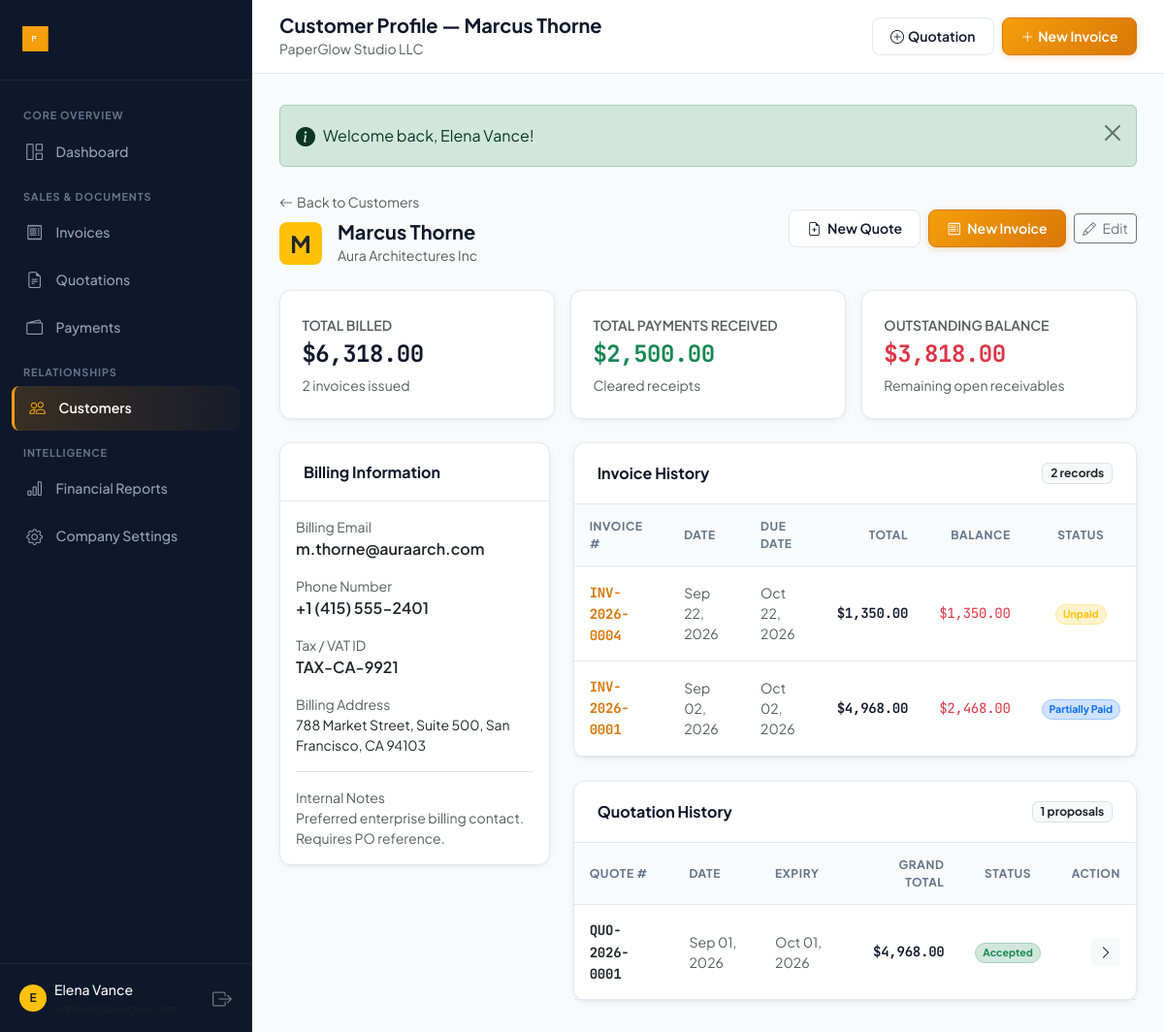
/customers/view.php?id=1 (signed in), run on the app's committed database.
### tables this page shows
CREATE TABLE `company_settings` (
  `id` INT UNSIGNED AUTO_INCREMENT PRIMARY KEY,
  `user_id` INT UNSIGNED NOT NULL,
  `company_name` VARCHAR(150) NOT NULL,
  `logo` VARCHAR(255) NULL,
  `address` TEXT NULL,
  `phone` VARCHAR(50) NULL,
  `email` VARCHAR(150) NULL,
  `website` VARCHAR(150) NULL,
  `tax_number` VARCHAR(50) NULL,
  `currency` VARCHAR(10) NOT NULL DEFAULT 'KES',
  `bank_name` VARCHAR(100) NULL,
  `bank_account_name` VARCHAR(150) NULL,
  `bank_account_number` VARCHAR(50) NULL,
  `bank_routing` VARCHAR(50) NULL,
  `bank_swift` VARCHAR(50) NULL,
  `mobile_money_name` VARCHAR(100) NULL,
  `mobile_money_number` VARCHAR(50) NULL,
  `default_invoice_terms` TEXT NULL,
  `default_quotation_terms` TEXT NULL,
  `created_at` TIMESTAMP NOT NULL DEFAULT CURRENT_TIMESTAMP,
  `updated_at` TIMESTAMP NOT NULL DEFAULT CURRENT_TIMESTAMP ON UPDATE CURRENT_TIMESTAMP,
  UNIQUE KEY `idx_company_user` (`user_id`),
  CONSTRAINT `fk_company_user` FOREIGN KEY (`user_id`) REFERENCES `users` (`id`) ON DELETE CASCADE
);

CREATE TABLE `customers` (
  `id` INT UNSIGNED AUTO_INCREMENT PRIMARY KEY,
  `user_id` INT UNSIGNED NOT NULL,
  `name` VARCHAR(150) NOT NULL,
  `company` VARCHAR(150) NULL,
  `email` VARCHAR(150) NULL,
  `phone` VARCHAR(50) NULL,
  `address` TEXT NULL,
  `tax_number` VARCHAR(50) NULL,
  `notes` TEXT NULL,
  `created_at` TIMESTAMP NOT NULL DEFAULT CURRENT_TIMESTAMP,
  `updated_at` TIMESTAMP NOT NULL DEFAULT CURRENT_TIMESTAMP ON UPDATE CURRENT_TIMESTAMP,
  KEY `idx_customers_user` (`user_id`),
  KEY `idx_customers_name` (`name`),
  KEY `idx_customers_email` (`email`),
  CONSTRAINT `fk_customers_user` FOREIGN KEY (`user_id`) REFERENCES `users` (`id`) ON DELETE CASCADE
);

CREATE TABLE `invoices` (
  `id` INT UNSIGNED AUTO_INCREMENT PRIMARY KEY,
  `user_id` INT UNSIGNED NOT NULL,
  `customer_id` INT UNSIGNED NOT NULL,
  `from_quotation_id` INT UNSIGNED NULL,
  `invoice_number` VARCHAR(50) NOT NULL,
  `invoice_date` DATE NOT NULL,
  `due_date` DATE NOT NULL,
  `status` ENUM('Draft', 'Unpaid', 'Partially Paid', 'Paid', 'Overdue', 'Cancelled') NOT NULL DEFAULT 'Draft',
  `subtotal` DECIMAL(12, 2) NOT NULL DEFAULT 0.00,
  `discount_total` DECIMAL(12, 2) NOT NULL DEFAULT 0.00,
  `tax_total` DECIMAL(12, 2) NOT NULL DEFAULT 0.00,
  `grand_total` DECIMAL(12, 2) NOT NULL DEFAULT 0.00,
  `paid_amount` DECIMAL(12, 2) NOT NULL DEFAULT 0.00,
  `balance` DECIMAL(12, 2) NOT NULL DEFAULT 0.00,
  `notes` TEXT NULL,
  `terms` TEXT NULL,
  `created_at` TIMESTAMP NOT NULL DEFAULT CURRENT_TIMESTAMP,
  `updated_at` TIMESTAMP NOT NULL DEFAULT CURRENT_TIMESTAMP ON UPDATE CURRENT_TIMESTAMP,
  UNIQUE KEY `idx_invoice_number` (`invoice_number`),
  KEY `idx_invoices_user` (`user_id`),
  KEY `idx_invoices_customer` (`customer_id`),
  KEY `idx_invoices_status` (`status`),
  KEY `idx_invoices_date` (`invoice_date`),
  KEY `idx_invoices_due` (`due_date`),
  CONSTRAINT `fk_invoices_user` FOREIGN KEY (`user_id`) REFERENCES `users` (`id`) ON DELETE CASCADE,
  CONSTRAINT `fk_invoices_customer` FOREIGN KEY (`customer_id`) REFERENCES `customers` (`id`) ON DELETE RESTRICT
);

CREATE TABLE `quotations` (
  `id` INT UNSIGNED AUTO_INCREMENT PRIMARY KEY,
  `user_id` INT UNSIGNED NOT NULL,
  `customer_id` INT UNSIGNED NOT NULL,
  `quotation_number` VARCHAR(50) NOT NULL,
  `quotation_date` DATE NOT NULL,
  `expiry_date` DATE NOT NULL,
  `status` ENUM('Draft', 'Sent', 'Accepted', 'Rejected', 'Expired') NOT NULL DEFAULT 'Draft',
  `subtotal` DECIMAL(12, 2) NOT NULL DEFAULT 0.00,
  `discount_total` DECIMAL(12, 2) NOT NULL DEFAULT 0.00,
  `tax_total` DECIMAL(12, 2) NOT NULL DEFAULT 0.00,
  `grand_total` DECIMAL(12, 2) NOT NULL DEFAULT 0.00,
  `converted_invoice_id` INT UNSIGNED NULL,
  `notes` TEXT NULL,
  `terms` TEXT NULL,
  `created_at` TIMESTAMP NOT NULL DEFAULT CURRENT_TIMESTAMP,
  `updated_at` TIMESTAMP NOT NULL DEFAULT CURRENT_TIMESTAMP ON UPDATE CURRENT_TIMESTAMP,
  UNIQUE KEY `idx_quotation_number` (`quotation_number`),
  KEY `idx_quotations_user` (`user_id`),
  KEY `idx_quotations_customer` (`customer_id`),
  KEY `idx_quotations_status` (`status`),
  KEY `idx_quotations_date` (`quotation_date`),
  CONSTRAINT `fk_quotations_user` FOREIGN KEY (`user_id`) REFERENCES `users` (`id`) ON DELETE CASCADE,
  CONSTRAINT `fk_quotations_customer` FOREIGN KEY (`customer_id`) REFERENCES `customers` (`id`) ON DELETE RESTRICT
);

### customers/view.php (the view, shortened to what the rows shown need)
<?php
require_once __DIR__ . '/../includes/auth.php';
$userId = getCurrentUserId();
$pdo = getDBConnection();
$customerId = (int)($_GET['id'] ?? 0);
$stmt = $pdo->prepare("SELECT * FROM customers WHERE id = ? AND user_id = ?");
$stmt->execute([$customerId, $userId]);
$customer = $stmt->fetch();
$stmtInv = $pdo->prepare("SELECT * FROM invoices WHERE customer_id = ? AND user_id = ? ORDER BY invoice_date DESC, id DESC");
$stmtInv->execute([$customerId, $userId]);
$invoices = $stmtInv->fetchAll();
$stmtQuo = $pdo->prepare("SELECT * FROM quotations WHERE customer_id = ? AND user_id = ? ORDER BY quotation_date DESC, id DESC");
$stmtQuo->execute([$customerId, $userId]);
$quotations = $stmtQuo->fetchAll();
$pageTitle = 'Customer Profile — ' . $customer['name'];
require_once __DIR__ . '/../includes/header.php';
?>
<div class="mb-4 d-flex flex-column flex-md-row align-items-md-center justify-content-between gap-3">
  <div>
    <div class="d-flex align-items-center gap-3">
      <div class="pg-stat-icon bg-warning text-dark fw-bold fs-4">
        <?= strtoupper(substr($customer['name'], 0, 1)) ?>
      </div>
      <div>
        <h2 class="h5 fw-bold text-slate-900 mb-0"><?= e($customer['name']) ?></h2>
        <span class="text-muted small"><?= e($customer['company'] ?: 'Individual Account') ?></span>
      </div>
    </div>
  </div>
</div>
<div class="row g-4">
  <div class="col-lg-4">
    <div class="pg-card mb-4">
      <div class="pg-card-body p-3">
        <div class="mb-3">
          <div class="text-muted small">Billing Email</div>
          <div class="fw-semibold text-dark"><?= e($customer['email'] ?: 'Not provided') ?></div>
        </div>
        <div class="mb-3">
          <div class="text-muted small">Phone Number</div>
          <div class="fw-semibold text-dark"><?= e($customer['phone'] ?: 'Not provided') ?></div>
        </div>
        <div class="mb-3">
          <div class="text-muted small">Tax / VAT ID</div>
          <div class="fw-semibold text-dark"><?= e($customer['tax_number'] ?: 'Not registered') ?></div>
        </div>
        <div class="mb-3">
          <div class="text-muted small">Billing Address</div>
          <div class="text-dark small whitespace-pre-line"><?= nl2br(e($customer['address'] ?: 'No address specified.')) ?></div>
        </div>
        <?php if (!empty($customer['notes'])): ?>
          <div class="pt-3 border-top">
            <div class="text-muted small">Internal Notes</div>
            <div class="text-muted small italic"><?= nl2br(e($customer['notes'])) ?></div>
          </div>
        <?php endif; ?>
      </div>
    </div>
  </div>
  <div class="col-lg-8">
    <div class="pg-card mb-4">
      <div class="table-responsive">
        <table class="table-pg">
          <thead>
            <tr>
              <th>Invoice #</th>
              <th>Date</th>
              <th>Due Date</th>
              <th class="text-end">Total</th>
              <th class="text-end">Balance</th>
              <th class="text-center">Status</th>
            </tr>
          </thead>
          <tbody>
            <?php if (empty($invoices)): ?>
              <tr>
                <td colspan="6" class="text-center py-4 text-muted small">No invoices billed to this customer yet.</td>
              </tr>
            <?php else: ?>
              <?php foreach ($invoices as $inv): ?>
                <tr>
                  <td>
                    <a href="/invoices/view.php?id=<?= (int)$inv['id'] ?>" class="fw-bold text-decoration-none mono-num" style="color: #d97706;">
                      <?= e($inv['invoice_number']) ?>
                    </a>
                  </td>
                  <td class="text-muted small"><?= e(date('M d, Y', strtotime($inv['invoice_date']))) ?></td>
                  <td class="text-muted small"><?= e(date('M d, Y', strtotime($inv['due_date']))) ?></td>
                  <td class="text-end fw-semibold mono-num"><?= formatCurrency($inv['grand_total'], $currency) ?></td>
                  <td class="text-end mono-num text-danger"><?= formatCurrency($inv['balance'], $currency) ?></td>
                  <td class="text-center"><?= getStatusBadge($inv['status']) ?></td>
                </tr>
              <?php endforeach; ?>
            <?php endif; ?>
          </tbody>
        </table>
      </div>
    </div>
    <div class="pg-card">
      <div class="table-responsive">
        <table class="table-pg">
          <thead>
            <tr>
              <th>Quote #</th>
              <th>Date</th>
              <th>Expiry</th>
              <th class="text-end">Grand Total</th>
              <th class="text-center">Status</th>
              <th class="text-end">Action</th>
            </tr>
          </thead>
          <tbody>
            <?php if (empty($quotations)): ?>
              <tr>
                <td colspan="6" class="text-center py-4 text-muted small">No quotations prepared for this customer yet.</td>
              </tr>
            <?php else: ?>
              <?php foreach ($quotations as $quo): ?>
                <tr>
                  <td>
                    <a href="/quotations/view.php?id=<?= (int)$quo['id'] ?>" class="fw-bold text-decoration-none mono-num text-dark">
                      <?= e($quo['quotation_number']) ?>
                    </a>
                  </td>
                  <td class="text-muted small"><?= e(date('M d, Y', strtotime($quo['quotation_date']))) ?></td>
                  <td class="text-muted small"><?= e(date('M d, Y', strtotime($quo['expiry_date']))) ?></td>
                  <td class="text-end fw-semibold mono-num"><?= formatCurrency($quo['grand_total'], $currency) ?></td>
                  <td class="text-center"><?= getStatusBadge($quo['status']) ?></td>
                  <td class="text-end">
                    <a href="/quotations/view.php?id=<?= (int)$quo['id'] ?>" class="btn btn-sm btn-light border-0">
                      <i class="bi bi-chevron-right"></i>
                    </a>
                  </td>
                </tr>
              <?php endforeach; ?>
            <?php endif; ?>
          </tbody>
        </table>
      </div>
    </div>
  </div>
</div>
<?php require_once __DIR__ . '/../includes/footer.php'; ?>

### includes/sidebar.php (shortened to what the rows shown need)
<aside class="pg-sidebar">
  <div class="pg-sidebar-header d-flex align-items-center justify-content-between">
    <a href="/dashboard/index.php" class="d-flex align-items-center text-decoration-none gap-2">
      <?php if (!empty($company['logo']) && file_exists(dirname(__DIR__) . '/' . ltrim($company['logo'], '/'))): ?>
        <img src="/<?= e($company['logo']) ?>" alt="<?= e($company['company_name'] ?? 'PaperGlow') ?>" style="max-height: 38px; max-width: 140px; object-fit: contain;">
      <?php else: ?>
        <div class="pg-brand-emblem">P</div>
        <div class="pg-brand-text">Paper<span>Glow</span></div>
      <?php endif; ?>
    </a>
  </div>
</aside>

### includes/navbar.php (shortened to what the rows shown need)
<header class="pg-topbar">
  <div class="d-flex align-items-center gap-3">
    <div>
      <h1 class="h5 mb-0 fw-bold text-slate-900"><?= e($pageTitle ?? 'Overview') ?></h1>
      <span class="text-muted small"><?= e($company['company_name'] ?? 'PaperGlow Billing') ?></span>
    </div>
  </div>
</header>

### includes/functions.php (shortened to what the rows shown need)
<?php
function e(?string $string): string
{
    return htmlspecialchars((string)($string ?? ''), ENT_QUOTES, 'UTF-8');
}
function getCurrencySymbol(string $currency = 'KES'): string
{
    $symbols = [
        'KES' => 'KSh ',
        'USD' => '$',
        'EUR' => '€',
        'GBP' => '£',
        'CAD' => 'CA$',
        'AUD' => 'A$',
        'NGN' => '₦',
        'GHS' => 'GH₵',
        'ZAR' => 'R ',
        'INR' => '₹',
        'JPY' => '¥',
    ];
    return $symbols[$currency] ?? ($currency . ' ');
}
function formatCurrency(float|int|string $amount, string $currency = 'KES'): string
{
    $val = (float)$amount;
    $sym = getCurrencySymbol($currency);
    return $sym . number_format($val, 2, '.', ',');
}
function getCompanySettings(PDO $pdo, int $userId): array
{
    $stmt = $pdo->prepare("SELECT * FROM company_settings WHERE user_id = ? LIMIT 1");
    $stmt->execute([$userId]);
    $settings = $stmt->fetch();
    return $settings;
}
function getStatusBadge(string $status): string
{
    $map = [
        'Draft'          => 'bg-secondary-subtle text-secondary border border-secondary-subtle',
        'Sent'           => 'bg-info-subtle text-info border border-info-subtle',
        'Accepted'       => 'bg-success-subtle text-success border border-success-subtle',
        'Rejected'       => 'bg-danger-subtle text-danger border border-danger-subtle',
        'Expired'        => 'bg-warning-subtle text-warning border border-warning-subtle',
        'Unpaid'         => 'bg-warning-subtle text-warning border border-warning-subtle',
        'Partially Paid' => 'bg-primary-subtle text-primary border border-primary-subtle',
        'Paid'           => 'bg-success-subtle text-success border border-success-subtle',
        'Overdue'        => 'bg-danger-subtle text-danger border border-danger-subtle',
        'Cancelled'      => 'bg-dark-subtle text-dark border border-dark-subtle',
    ];
    $badgeClass = $map[$status] ?? 'bg-light text-dark';
    return '<span class="badge ' . $badgeClass . ' px-2.5 py-1 font-medium rounded-pill">' . e($status) . '</span>';
}

### data on the page
company_settings: logo (picture), company_name "PaperGlow Studio LLC"
customers: name "M", name "Marcus Thorne", company "Aura Architectures Inc", email "m.thorne@auraarch.com", phone "+1 (415) 555-2401", tax_number "TAX-CA-9921", address "788 Market Street, Suite 500, San Francisco, CA 94103", notes "Preferred enterprise billing contact. Requires PO reference."
invoices: invoice_number "INV-2026-0004", invoice_date "Sep 22, 2026", due_date "Oct 22, 2026", grand_total "$1,350.00", balance "$1,350.00", status "Unpaid"
invoices: invoice_number "INV-2026-0001", invoice_date "Sep 02, 2026", due_date "Oct 02, 2026", grand_total "$4,968.00", balance "$2,468.00", status "Partially Paid"
quotations: quotation_number "QUO-2026-0001", quotation_date "Sep 01, 2026", expiry_date "Oct 01, 2026", grand_total "$4,968.00", status "Accepted"

### other printed values
substr($currentUser['name'] ?? 'U', 0, 1) "E"
$currentUser['name'] "Elena Vance"
$pageTitle "Customer Profile — Marcus Thorne"
$flash['message'] "Welcome back, Elena Vance!"
formatCurrency($stats['total_billed'], $currency) "$6,318.00"
$stats['total_invoices'] "2"
formatCurrency($stats['total_paid'], $currency) "$2,500.00"
formatCurrency($stats['total_balance'], $currency) "$3,818.00"
count($invoices) "2"
count($quotations) "1"
